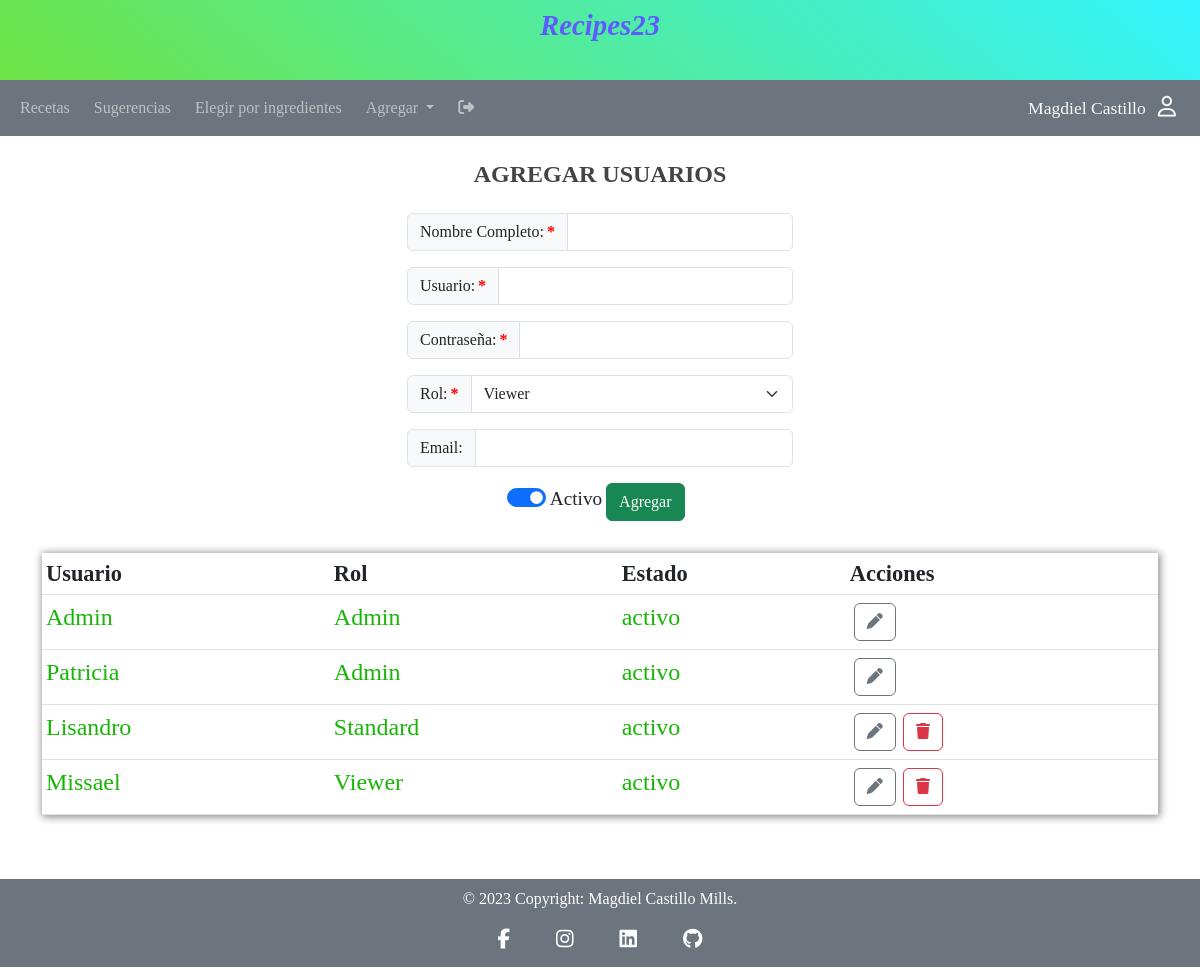
Screenshot of /views/add-users.php (signed in) with the database file from the repository.
### tables this page shows
CREATE TABLE `users` (
  `userid` int NOT NULL AUTO_INCREMENT,
  `username` varchar(30) NOT NULL UNIQUE,
  `fullname` varchar(50) NOT NULL,
  `password` varchar(255) NOT NULL,
  `type` varchar(15) NOT NULL,
  `email`  varchar(70),
  `state` boolean not null,
  `reportsto` int,
  PRIMARY KEY (`userid`),
  CONSTRAINT `fk_users_type`  FOREIGN KEY (`type`) references `type` (`type`) ON DELETE CASCADE ON UPDATE CASCADE,
  CONSTRAINT `fk_users_users`  FOREIGN KEY (`reportsto`) references `users` (`userid`) ON DELETE CASCADE ON UPDATE CASCADE  
);

### views/add-users.php (the view, shortened to what this page needs)
<?php
require_once ("../config/db_Connection.php");
require_once ("../modules/head.php");
require_once ("../modules/nav.php");
?>
<main class="container p-4">
    <div class="row text-center justify-content-center">
        <h3>AGREGAR USUARIOS</h3>
        <form class="m-3 col-auto" method="POST" action="../actions/create.php">
            <div class="input-group mb-3">
                <label class="input-group-text is-required" for="userfullname">Nombre Completo: </label>
                <input class="form-control" type="text" id="userfullname" name="userfullname"  pattern="[a-zA-Z áéíóúÁÉÍÓÚñÑ]+" minlength="7" maxlength="50">
            </div>
            <div class="input-group mb-3">
                <label class="input-group-text is-required" for="username">Usuario: </label>
                <input class="form-control" type="text" id="username" name="username"  pattern="[a-zA-Z áéíóúÁÉÍÓÚñÑ]+" minlength="2" maxlength="30">
            </div>
            <div class="input-group mb-3">
                <label class="input-group-text is-required" for="userpassword">Contraseña: </label>
                <input class="form-control" type="password" id="userpassword" name="userpassword" minlength="8" maxlength="50">
            </div>
            <div class="input-group mb-3">
                <label class="input-group-text is-required" for="userrol">Rol: </label>
                <select class="form-select" name="userrol" id="userrol">
                <?php
                    $sql = "SELECT type FROM type ORDER BY rand();";
                    $result = $conn -> query($sql);
                    while($row = $result -> fetch_assoc()){
                        echo "<option value='" . $row["type"] . "'>" . $row["type"] . "</option>";
                    }
                ?>
                </select>
            </div>
            <div class="input-group mb-3">
                <label class="input-group-text" for="useremail">Email: </label>
                <input class="form-control" type="email" id="useremail" name="useremail" minlength="15" maxlength="70">
            </div>
            <div class="form-switch">
                <input class="form-check-input" type="checkbox" id="activeuser" name="activeuser" value="yes" checked>
                <label class="form-check-label" for="activeuser">Activo</label>
                <input  class="btn btn-success" name="usersubmit" type="submit" value="Agregar">
            </div>
        </form>
    </div>
    <div class="row mt-3">
        <table class="table table-sm col-auto">
            <thead>
                <tr class="bg-primary">
                    <th>Usuario</th>
                    <th>Rol</th>
                    <th>Estado</th>
                    <th>Acciones</th>
                </tr>
            </thead>
            <tbody>
                <?php
                    $sql = "SELECT * FROM users ORDER BY type;";
                    $result = $conn -> query($sql);
                    while($row = $result -> fetch_assoc()){
                        if($row['state'] == 1) {
                            $state = "activo";
                            $color = "rgb(22, 182, 4)";
                        } else {
                            $state = "inactivo";
                            $color = "#aaa";
                        }
                        if($row['type'] == "Admin") {
                            $display = "style = 'display: none;'";
                        } else {
                            $display = "";
                        }
                        if($row['username'] == $_SESSION['username']) {
                            $recipeList = "";
                        } else {
                            $recipeList = "href='../views/recipes-list.php?username=" . $row['username']. "'";
                        }
                        $html = "<tr>";
                        $html .= "<td style='color:" . $color . ";'>";
                        $html .="<a $recipeList>";
                        $html .= $row['username'];
                        $html .="</a>";
                        $html .= "</td>";
                        $html .= "<td style='color:" . $color . ";'>" . $row['type'] . "</td>";
                        $html .= "<td style='color:" . $color . ";'>" . $state . "</td>";
                        $html .= "<td>";
                        $html .= "<a href='../actions/edit.php?userid=" . $row['userid'] . "' " . "class='btn btn-outline-secondary m-1' title='Editar'><i class='fa-solid fa-pen'></i></a>";
                        $html .= "<a $display href='../actions/delete.php?userid=" . $row['userid'] . "' " . "class='btn btn-outline-danger' title='Eliminar'><i class='fa-solid fa-trash'></i></a>";
                        $html .= "</td>";
                        $html .= "</tr>";
                        echo $html;
                    }
                ?>
            </tbody>
        </table>
    </div>
</main>
<?php
require_once ("../modules/footer.php");
?>

### css/styles.css (style rules this page uses)
* { font-family:'Times New Roman', Times, serif; }
main { min-height: calc(100vh - 12rem); }
h3 { font-size: 1.5rem; color: #444; font-weight: bold; }
.btn-outline-danger { margin-left: 0.2rem; }
table { box-shadow: 1px 1px 8px 1px #888; }
thead { background-color:#444444; }
thead tr { font-weight: bold; font-size: 1.4rem; color:#ffffff; }
tbody { background-color:rgb(255, 246, 234); }
table td a { text-decoration:none; color: rgb(22, 182, 4); }
table td, p, ul li, ol li, li a { font-size: 1.5rem; color: rgb(22, 182, 4); text-decoration: none; }
option { color: rgb(240, 144, 41); }
label, select, input, option { font-size: 1.2rem; }
.is-required:after { content: '*'; margin-left: 3px; color: red; font-weight: bold; }

### rows the page displays
users: username "Admin", type "Admin", state "activo"
users: username "Patricia", type "Admin", state "activo"
users: username "Lisandro", type "Standard", state "activo"
users: username "Missael", type "Viewer", state "activo"

### other values shown
$_SESSION['fullname'] "Magdiel Castillo"
form field userrol "Viewer"
